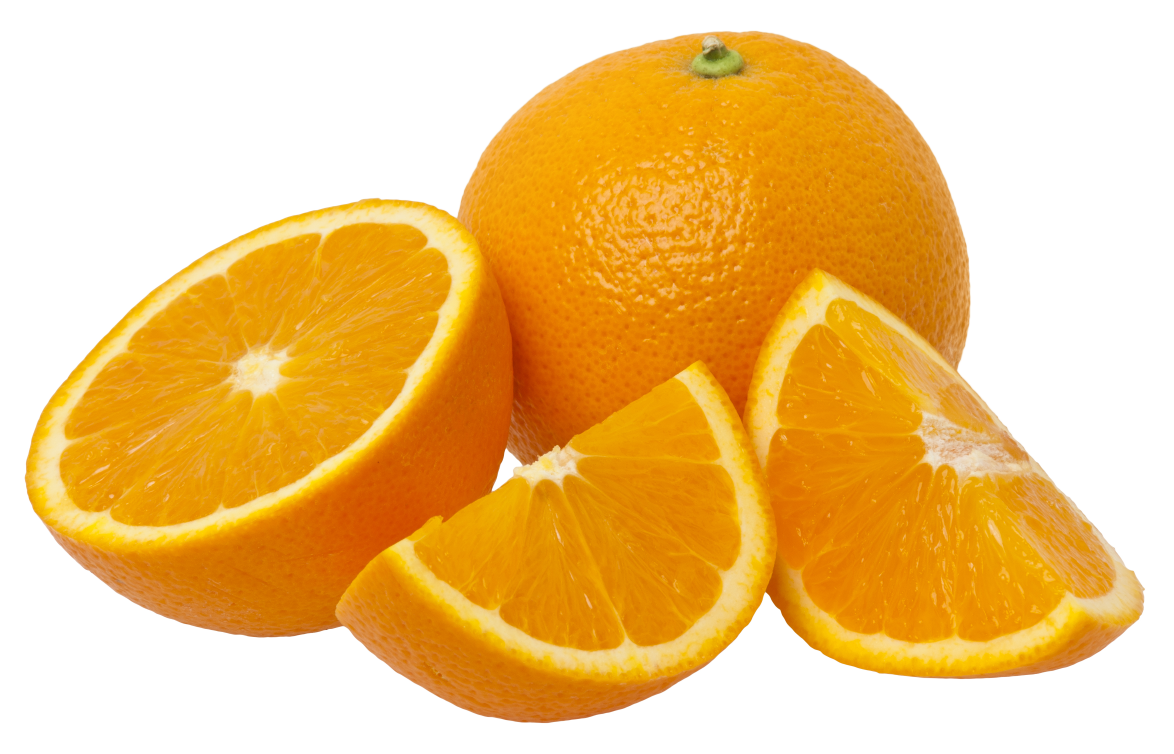
#> input picture image_test/orange.jpg, 3520 x 2260 px (shown at 1/3 size)
$ python -i ImageManager.py   (imports and definitions only)
#> lines starting #> are read from the running program, lines starting #| are printed output that depends on the picture
from skimage import color
import matplotlib.pyplot as plt
import math, numpy as np
from sklearn.cluster import DBSCAN
from PIL import Image

# Project modules
from Source.interface.modules import UtilsTools


"""
Module summary
--------------
This module encapsulates image- and color-related utilities that are independent from the main GUI.

It provides:
    - Generation of a grayscale membership map for a selected prototype by computing fuzzy membership
    values in LAB space (with caching + optional progress reporting).
    - Automatic main-color detection in an image using DBSCAN clustering in LAB space, returning
    representative colors in both LAB and RGB.
"""
class ImageManager:
    # [476 lines left out: functions __init__, _pil_to_rgb_uint8, _pil_to_lab_image, get_proto_percentage, estimate_proto_coverage, get_best_prototype_label_map and 4 more, not called in this run]

>>> from PIL import Image
>>> picture = Image.open('../../../image_test/orange.jpg')
#> picture is the input picture: PIL image 3520x2260 RGB; mean R, G, B 240.8, 196.9, 126.6
>>> result = ImageManager().get_fcs_image(picture)
#> in get_fcs_image, `pil_img = pil_img.resize((new_w, new_h), resample_filter)`:
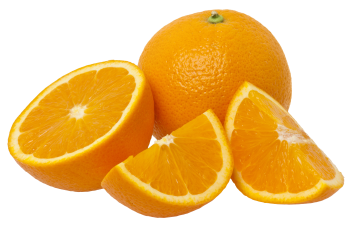
#> pil_img: PIL image 353x227 RGB; mean R, G, B 240.8, 196.9, 126.5
#> in get_fcs_image, `lab_img = color.rgb2lab(img01).astype(np.float32, copy=False)`: lab_img: shape (227, 353, 3) float32; mean of channels 0, 1, 2 82.6, 12, 37.2
#> in get_fcs_image, `unique_lab_q, counts = np.unique( lab_q, axis=0, return_counts=True )`: counts = 6948 values, max 34969 at index 6946, min 1 at index 0, mean 11.51
#> in get_fcs_image, `labels = dbscan.fit_predict( unique_pixels, sample_weight=counts )`: labels = 6948 values, max 3 at index 6941, min -1 at index 0, mean -0.775
#> the loop in get_fcs_image, `for label in set(labels):` made 5 passes
#> after the loop in get_fcs_image, `for label in set(labels):`: colors_found = 4 items
#> result = 4 items

$ run again, on image_test/banana.PNG
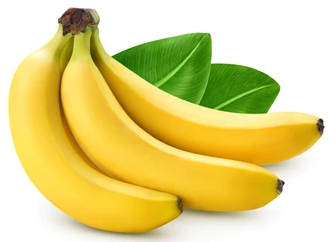
#> input picture image_test/banana.PNG, 334 x 242 px
#> picture is the input picture: PIL image 334x242 RGBA; mean R, G, B, A 224.8, 212.2, 135.6, 255
#> in get_fcs_image, `pil_img = pil_img.resize((new_w, new_h), resample_filter)`:
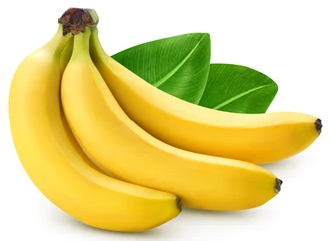
#> pil_img: PIL image 332x241 RGBA; mean R, G, B, A 224.7, 212.3, 136, 255
#> visible: shape (241, 332) bool; every value is 1
#> counts = 10698 values, max 25255 at index 10693, min 1 at index 0, mean 7.48
#> labels = 10698 values, max 12 at index 9832, min -1 at index 0, mean -0.506
#> the loop in get_fcs_image, `for label in set(labels):` made 14 passes
#> after the loop in get_fcs_image, `for label in set(labels):`: colors_found = 13 items
